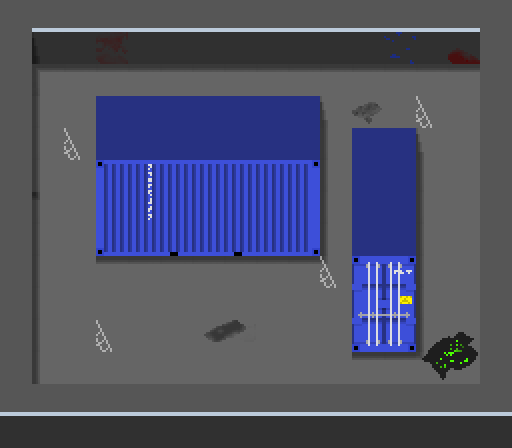

This game map was drawn from its Tiled (.tmx) file and the tilesets committed beside it. A one-line description and the full map source follow:
An orthogonal 16x14 tile map with 32x32 px tiles, 11 tile layers (Background, Walls, Decorations, Shadows, ...).

<map version="1.0" tiledversion="1.1.5" orientation="orthogonal" renderorder="right-down" width="16" height="14" tilewidth="32" tileheight="32" infinite="0" nextobjectid="1">
 <tileset firstgid="1" name="tileset" tilewidth="32" tileheight="32" tilecount="84" columns="14">
  <image source="tileset.png" width="448" height="192" />
 </tileset>
 <layer name="Background" width="16" height="14">
  <data encoding="csv">
62,62,62,62,62,62,62,62,62,62,62,62,62,62,62,62,
62,62,62,62,62,62,62,62,62,62,62,62,62,62,62,62,
62,62,62,62,62,62,62,62,62,62,62,62,62,62,62,62,
62,62,62,62,62,62,62,62,62,62,62,62,62,62,62,62,
62,62,62,62,62,62,62,62,62,62,62,62,62,62,62,62,
62,62,62,62,62,62,62,62,62,62,62,62,62,62,62,62,
62,62,62,62,62,62,62,62,62,62,62,62,62,62,62,62,
62,62,62,62,62,62,62,62,62,62,62,62,62,62,62,62,
62,62,62,62,62,62,62,62,62,62,62,62,62,62,62,62,
62,62,62,62,62,62,62,62,62,62,62,62,62,62,62,62,
62,62,62,62,62,62,62,62,62,62,62,62,62,62,62,62,
62,62,62,62,62,62,62,62,62,62,62,62,62,62,62,62,
62,62,62,62,62,62,62,62,62,62,62,62,62,62,62,62,
62,62,62,62,62,62,62,62,62,62,62,62,62,62,62,62
</data>
 </layer>
 <layer name="Walls" width="16" height="14">
  <data encoding="csv">
3,4,4,4,4,4,4,0,0,4,4,4,4,4,4,3,
3,1,1,1,1,1,1,0,0,1,1,1,17,1,1,3,
3,0,0,0,0,0,0,0,0,0,0,0,0,0,0,3,
3,0,0,5,5,5,5,5,5,6,0,0,0,0,0,3,
4,0,0,5,5,5,5,5,5,6,0,6,6,0,0,4,
1,0,0,19,21,20,20,20,20,22,0,6,6,0,0,1,
0,0,0,33,35,34,34,34,34,36,0,6,6,0,0,0,
0,0,0,47,48,49,48,49,48,50,0,6,6,0,0,0,
3,0,0,0,0,0,0,0,0,0,0,23,24,0,0,3,
3,0,0,0,0,0,0,0,0,0,0,37,38,0,0,3,
3,0,0,0,0,0,0,0,0,0,0,51,52,0,0,3,
3,0,0,0,0,0,0,0,0,0,0,0,0,0,0,3,
4,4,4,4,4,4,4,0,0,4,4,4,4,4,4,4,
1,1,1,1,1,1,1,0,0,1,1,1,1,1,1,1
</data>
 </layer>
 <layer name="Decorations" width="16" height="14">
  <data encoding="csv">
0,0,0,0,0,0,0,0,0,0,0,0,0,0,0,0,
0,0,0,28,0,0,0,0,0,0,0,0,0,0,13,0,
0,0,0,0,0,0,0,0,0,0,0,0,0,0,0,0,
0,0,0,0,0,0,0,0,0,0,0,41,0,0,0,0,
0,0,0,0,0,0,0,0,0,0,0,0,0,0,0,0,
0,0,0,0,0,0,0,0,0,0,0,0,0,0,0,0,
0,0,0,0,0,0,0,0,0,0,0,0,0,0,0,0,
0,0,0,0,0,0,0,0,0,0,0,0,0,0,0,0,
0,0,0,0,0,0,0,0,0,0,0,0,0,0,0,0,
0,0,0,0,0,0,0,0,0,0,0,0,0,0,0,0,
0,0,0,0,0,0,39,40,0,0,0,0,0,11,12,0,
0,0,0,0,0,0,0,0,0,0,0,0,0,25,26,0,
0,0,0,0,0,0,0,0,0,0,0,0,0,0,0,0,
0,0,0,0,0,0,0,0,0,0,0,0,0,0,0,0
</data>
 </layer>
 <layer name="Shadows" width="16" height="14">
  <data encoding="csv">
0,0,0,0,0,0,0,0,0,0,0,0,0,0,0,0,
0,30,0,0,0,0,0,0,0,0,0,0,0,0,0,0,
0,31,29,29,29,29,29,0,0,29,29,29,29,29,29,0,
0,32,0,0,0,0,0,0,0,0,30,0,0,0,0,0,
0,32,0,0,0,0,0,0,0,0,32,0,0,30,0,0,
0,32,0,0,0,0,0,0,0,0,32,0,0,32,0,0,
29,46,0,0,0,0,0,0,0,0,32,0,0,32,0,0,
0,0,0,0,0,0,0,0,0,0,32,0,0,32,0,0,
0,32,0,29,29,29,29,29,29,29,46,0,0,32,0,0,
0,32,0,0,0,0,0,0,0,0,0,0,0,32,0,0,
0,32,0,0,0,0,0,0,0,0,0,0,0,32,0,0,
0,32,0,0,0,0,0,0,0,0,0,29,29,46,0,0,
0,0,0,0,0,0,0,0,0,0,0,0,0,0,0,0,
0,0,0,0,0,0,0,0,0,0,0,0,0,0,0,0
</data>
 </layer>
 <layer name="LeftShadows" width="16" height="14">
  <data encoding="csv">
0,0,0,0,0,0,0,0,0,0,0,0,0,0,0,0,
0,0,0,0,0,0,0,0,0,0,0,0,0,0,0,0,
0,0,0,0,0,0,0,0,0,0,0,0,0,0,0,0,
0,0,0,0,0,0,0,0,0,0,0,0,0,0,0,0,
0,0,0,0,0,0,0,0,0,0,0,0,0,0,0,0,
0,0,0,0,0,0,0,0,0,0,0,0,0,0,0,0,
0,32,0,0,0,0,0,0,0,0,0,0,0,0,0,0,
0,32,0,0,0,0,0,0,0,0,0,0,0,0,0,0,
0,0,0,0,0,0,0,0,0,0,0,0,0,0,0,0,
0,0,0,0,0,0,0,0,0,0,0,0,0,0,0,0,
0,0,0,0,0,0,0,0,0,0,0,0,0,0,0,0,
0,0,0,0,0,0,0,0,0,0,0,0,0,0,0,0,
0,0,0,0,0,0,0,0,0,0,0,0,0,0,0,0,
0,0,0,0,0,0,0,0,0,0,0,0,0,0,0,0
</data>
 </layer>
 <layer name="UpShadows" width="16" height="14">
  <data encoding="csv">
0,0,0,0,0,0,0,0,0,0,0,0,0,0,0,0,
0,0,0,0,0,0,0,0,0,0,0,0,0,0,0,0,
0,0,0,0,0,0,0,29,29,0,0,0,0,0,0,0,
0,0,0,0,0,0,0,0,0,0,0,0,0,0,0,0,
0,0,0,0,0,0,0,0,0,0,0,0,0,0,0,0,
0,0,0,0,0,0,0,0,0,0,0,0,0,0,0,0,
0,0,0,0,0,0,0,0,0,0,0,0,0,0,0,0,
0,0,0,0,0,0,0,0,0,0,0,0,0,0,0,0,
0,0,0,0,0,0,0,0,0,0,0,0,0,0,0,0,
0,0,0,0,0,0,0,0,0,0,0,0,0,0,0,0,
0,0,0,0,0,0,0,0,0,0,0,0,0,0,0,0,
0,0,0,0,0,0,0,0,0,0,0,0,0,0,0,0,
0,0,0,0,0,0,0,0,0,0,0,0,0,0,0,0,
0,0,0,0,0,0,0,0,0,0,0,0,0,0,0,0
</data>
 </layer>
 <layer name="Enemy" width="16" height="14">
  <data encoding="csv">
0,0,0,0,0,0,0,0,0,0,0,0,0,0,0,0,
0,0,0,0,0,0,0,0,0,0,0,0,0,0,0,0,
0,0,0,0,0,0,0,0,0,0,0,0,0,0,0,0,
0,0,0,0,0,0,0,0,0,0,0,0,0,43,0,0,
0,0,43,0,0,0,0,0,0,0,0,0,0,0,0,0,
0,0,0,0,0,0,0,0,0,0,0,0,0,0,0,0,
0,0,0,0,0,0,0,0,0,0,0,0,0,0,0,0,
0,0,0,0,0,0,0,0,0,0,0,0,0,0,0,0,
0,0,0,0,0,0,0,0,0,0,43,0,0,0,0,0,
0,0,0,0,0,0,0,0,0,0,0,0,0,0,0,0,
0,0,0,43,0,0,0,0,0,0,0,0,0,0,0,0,
0,0,0,0,0,0,0,0,0,0,0,0,0,0,0,0,
0,0,0,0,0,0,0,0,0,0,0,0,0,0,0,0,
0,0,0,0,0,0,0,0,0,0,0,0,0,0,0,0
</data>
 </layer>
 <layer name="Up" width="16" height="14">
  <data encoding="csv">
0,0,0,0,0,0,0,4,4,0,0,0,0,0,0,0,
0,0,0,0,0,0,0,1,1,0,0,0,0,0,0,0,
0,0,0,0,0,0,0,0,0,0,0,0,0,0,0,0,
0,0,0,0,0,0,0,0,0,0,0,0,0,0,0,0,
0,0,0,0,0,0,0,0,0,0,0,0,0,0,0,0,
0,0,0,0,0,0,0,0,0,0,0,0,0,0,0,0,
0,0,0,0,0,0,0,0,0,0,0,0,0,0,0,0,
0,0,0,0,0,0,0,0,0,0,0,0,0,0,0,0,
0,0,0,0,0,0,0,0,0,0,0,0,0,0,0,0,
0,0,0,0,0,0,0,0,0,0,0,0,0,0,0,0,
0,0,0,0,0,0,0,0,0,0,0,0,0,0,0,0,
0,0,0,0,0,0,0,0,0,0,0,0,0,0,0,0,
0,0,0,0,0,0,0,0,0,0,0,0,0,0,0,0,
0,0,0,0,0,0,0,0,0,0,0,0,0,0,0,0
</data>
 </layer>
 <layer name="Down" width="16" height="14">
  <data encoding="csv">
0,0,0,0,0,0,0,0,0,0,0,0,0,0,0,0,
0,0,0,0,0,0,0,0,0,0,0,0,0,0,0,0,
0,0,0,0,0,0,0,0,0,0,0,0,0,0,0,0,
0,0,0,0,0,0,0,0,0,0,0,0,0,0,0,0,
0,0,0,0,0,0,0,0,0,0,0,0,0,0,0,0,
0,0,0,0,0,0,0,0,0,0,0,0,0,0,0,0,
0,0,0,0,0,0,0,0,0,0,0,0,0,0,0,0,
0,0,0,0,0,0,0,0,0,0,0,0,0,0,0,0,
0,0,0,0,0,0,0,0,0,0,0,0,0,0,0,0,
0,0,0,0,0,0,0,0,0,0,0,0,0,0,0,0,
0,0,0,0,0,0,0,0,0,0,0,0,0,0,0,0,
0,0,0,0,0,0,0,0,0,0,0,0,0,0,0,0,
0,0,0,0,0,0,0,4,4,0,0,0,0,0,0,0,
0,0,0,0,0,0,0,1,1,0,0,0,0,0,0,0
</data>
 </layer>
 <layer name="Left" width="16" height="14">
  <data encoding="csv">
0,0,0,0,0,0,0,0,0,0,0,0,0,0,0,0,
0,0,0,0,0,0,0,0,0,0,0,0,0,0,0,0,
0,0,0,0,0,0,0,0,0,0,0,0,0,0,0,0,
0,0,0,0,0,0,0,0,0,0,0,0,0,0,0,0,
3,0,0,0,0,0,0,0,0,0,0,0,0,0,0,0,
3,0,0,0,0,0,0,0,0,0,0,0,0,0,0,0,
3,0,0,0,0,0,0,0,0,0,0,0,0,0,0,0,
3,0,0,0,0,0,0,0,0,0,0,0,0,0,0,0,
0,0,0,0,0,0,0,0,0,0,0,0,0,0,0,0,
0,0,0,0,0,0,0,0,0,0,0,0,0,0,0,0,
0,0,0,0,0,0,0,0,0,0,0,0,0,0,0,0,
0,0,0,0,0,0,0,0,0,0,0,0,0,0,0,0,
0,0,0,0,0,0,0,0,0,0,0,0,0,0,0,0,
0,0,0,0,0,0,0,0,0,0,0,0,0,0,0,0
</data>
 </layer>
 <layer name="Right" width="16" height="14">
  <data encoding="csv">
0,0,0,0,0,0,0,0,0,0,0,0,0,0,0,0,
0,0,0,0,0,0,0,0,0,0,0,0,0,0,0,0,
0,0,0,0,0,0,0,0,0,0,0,0,0,0,0,0,
0,0,0,0,0,0,0,0,0,0,0,0,0,0,0,0,
0,0,0,0,0,0,0,0,0,0,0,0,0,0,0,3,
0,0,0,0,0,0,0,0,0,0,0,0,0,0,0,3,
0,0,0,0,0,0,0,0,0,0,0,0,0,0,0,3,
0,0,0,0,0,0,0,0,0,0,0,0,0,0,0,3,
0,0,0,0,0,0,0,0,0,0,0,0,0,0,0,0,
0,0,0,0,0,0,0,0,0,0,0,0,0,0,0,0,
0,0,0,0,0,0,0,0,0,0,0,0,0,0,0,0,
0,0,0,0,0,0,0,0,0,0,0,0,0,0,0,0,
0,0,0,0,0,0,0,0,0,0,0,0,0,0,0,0,
0,0,0,0,0,0,0,0,0,0,0,0,0,0,0,0
</data>
 </layer>
</map>
